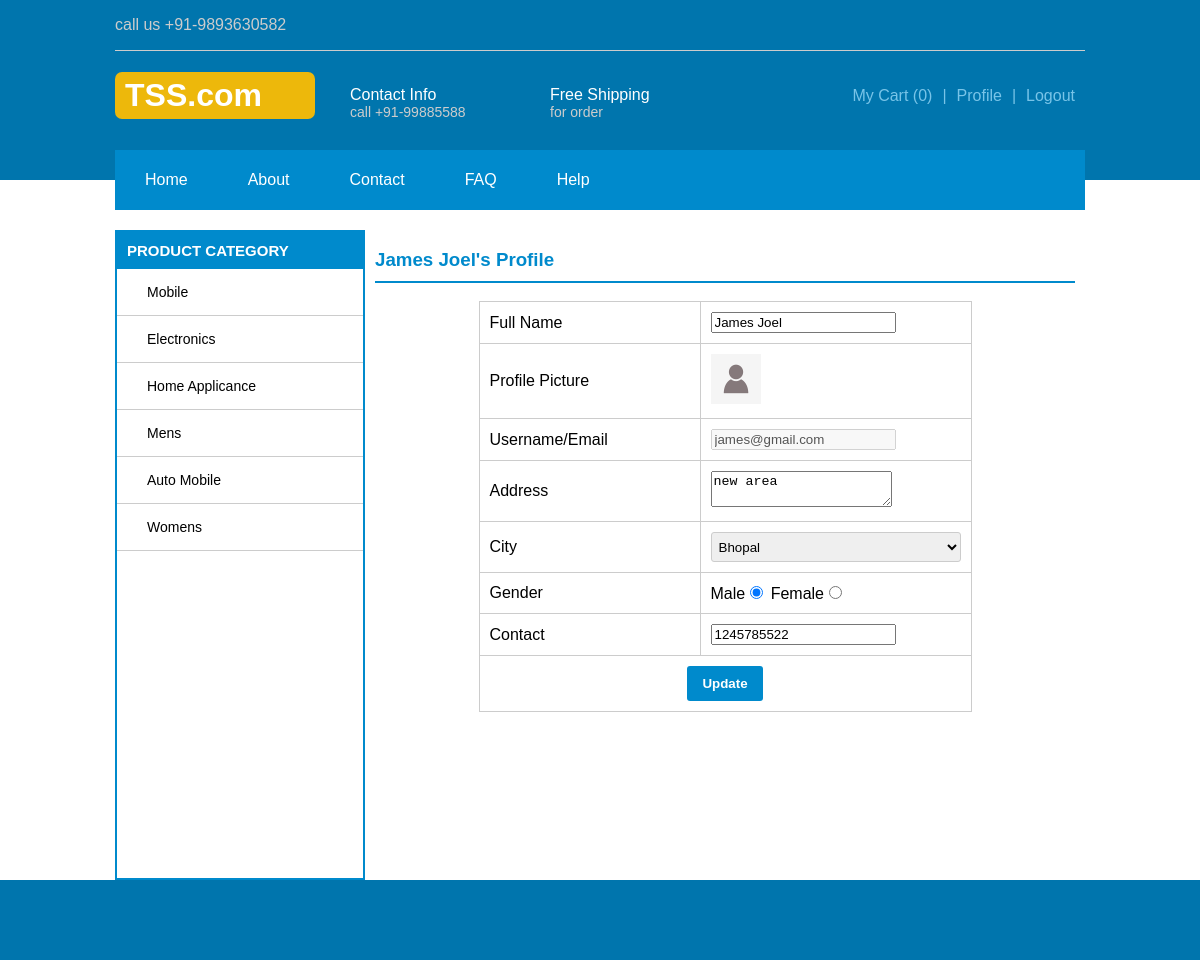
The page /update_profile.php (signed in) on the database its author committed.
### tables this page shows
CREATE TABLE IF NOT EXISTS `category` (
  `id` int(11) NOT NULL AUTO_INCREMENT,
  `category_name` varchar(100) NOT NULL,
  PRIMARY KEY (`id`)
);

CREATE TABLE IF NOT EXISTS `user` (
  `id` int(11) NOT NULL AUTO_INCREMENT,
  `full_name` varchar(100) NOT NULL,
  `username` varchar(100) NOT NULL,
  `password` varchar(100) NOT NULL,
  `address` text NOT NULL,
  `city` varchar(100) NOT NULL,
  `gender` varchar(100) NOT NULL,
  `contact` varchar(100) NOT NULL,
  `user_image` varchar(100) NOT NULL,
  PRIMARY KEY (`id`)
);

### update_profile.php (the view, shortened to what this page needs)
<?php
include('header.php');
$que_user="SELECT * FROM user WHERE id=".$_SESSION['id'];
$obj_user=mysql_query($que_user);
$data_user=mysql_fetch_assoc($obj_user);
?>
<div id="content">
	<div id="inside-content">
		<div id="menu">
		<?php
		include('menu.php');
		?>
		</div>
		<div id="main-content">
			<div id="left-content">
				<h3>Product Category</h3>
				<?php
				include('side_menu.php');
				?>
			</div>
			<div id="right-content">
				<div id="right-content-bottom">
					<h3><?php echo $_SESSION['name'];?>'s Profile</h3>
					<form action="update.php" method="post">
					<table id="profile_tab" align="center">
						<tr>
							<td>Full Name</td>
							<td><input type="text" name="full_name" value="<?php echo $data_user['full_name'];?>" /></td>
						</tr>
						<tr>
							<td>Profile Picture</td>
							<td><img src="images/avatar.png" height="50" width="50" /></td>
						</tr>
						<tr>
							<td>Username/Email</td>
							<td><input disabled="disabled" type="text" name="username" value="<?php echo $data_user['username'];?>" /></td>
						</tr>
						<tr>
							<td>Address</td>
							<td><textarea name="add"><?php echo $data_user['address'];?></textarea></td>
						</tr>
						<tr>
							<td>City</td>
							<td><select class="input" name="city">
									<option <?php if($data_user['city']=='Bhopal'){ echo "selected='selected'"; }?>>Bhopal</option>
								</select></td>
						</tr>
						<tr>
							<td>Gender</td>
							<td>Male<input type="radio" <?php if($data_user['gender']=='male'){ echo "checked='checked'"; } ?> name="gender" value="male" />
									Female<input type="radio" <?php if($data_user['gender']=='female'){ echo "checked='checked'"; } ?> name="gender" value="female" /></td>
						</tr>
						<tr>
							<td>Contact</td>
							<td><input type="text" name="contact" value="<?php echo $data_user['contact'];?>" /></td>
						</tr>
						<tr>
								<td colspan="2" align="center">
									<input type="submit" name="submit" value="Update" class="btn">
								</td>
							</tr>
					</table>
				</form>
				</div>
			</div>
		</div>
	</div>
</div>
<div id="footer">
	<div id="inside-footer"></div>
</div>
</body>
</html>

### side_menu.php
<?php
$que_cate="SELECT * FROM category";
$obj_cate=mysql_query($que_cate);
?>
<ul>
	<?php
	while($data_cate=mysql_fetch_assoc($obj_cate))
	{ ?>
		<li><a href="index.php?product_category=<?php echo $data_cate['id']; ?>"><?php echo $data_cate['category_name'];?></a></li>
	<?php
	}
	?>
</ul>

### css/style.css (style rules this page uses)
body { margin: 0; padding: 0; font-family: Helvetica; }
#content { min-height: 650px; height: auto; width: 100%; }
#footer { height: 80px; width: 100%; background-color: #0075AD; }
#inside-content { min-height: 650px; height: auto; width: 970px; margin: 0 auto; }
#inside-footer { height: 80px; width: 970px; margin: 0 auto; }
#menu { width: 970px; height: 60px; background-color: #008ACC; margin-top: -30px; margin-bottom: 20px; }
#main-content { min-height: 650px; height: auto; width: 970px; overflow: hidden; }
#left-content { width: 246px; min-height: 646px; height: auto; float: left; border:2px solid #008ACC; }
#right-content { margin: 0px 10px; width: 700px; min-height: 650px; height: auto; float: left; }
#left-content h3 { color: #FFF; text-transform: uppercase; background-color: #008ACC; margin: 0; padding: 10px; font-size: 15px; }
#left-content ul { list-style-type: none; margin: 0; padding: 0; }
#left-content ul li a { text-decoration: none; font-size: 14px; color: #000; display: block; padding: 15px 30px; background-position: 10px 16px; border-bottom: 1px solid #CCC; background-repeat: no-repeat; }
#right-content-bottom { width: 700px; min-height: 500px; height: auto; }
#right-content-bottom h3 { color: #008ACC; border-bottom: 2px solid #008ACC; padding-bottom: 10px; }
.input { height: 30px; width: 250px; border-radius: 3px; border:1px solid #CCC; padding: 3px; }
.btn { padding: 10px 15px; background-color: #008ACC; color: #FFF; border: none; border-radius: 3px; font-weight: bold; }
#profile_tab { border-collapse: collapse; }
#profile_tab tr td { width: 200px; padding: 10px; border:1px solid #CCC; }

### rows shown on the page
category: category_name "Mobile"
category: category_name "Electronics"
category: category_name "Home Applicance"
category: category_name "Mens"
category: category_name "Auto Mobile"
category: category_name "Womens"
user: full_name "James Joel", username "james@gmail.com", add "new area", city "Bhopal", gender "☑", contact "1245785522"

### other values the page prints
$total "0"
$_SESSION['name'] "James Joel"
